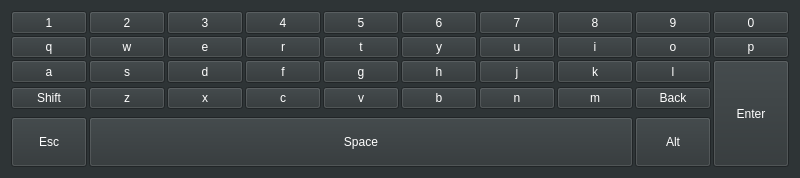
<?xml version="1.0" encoding="UTF-8"?>
<ui version="4.0">
 <class>Keyboard</class>
 <widget class="QWidget" name="Keyboard">
  <property name="windowModality">
   <enum>Qt::NonModal</enum>
  </property>
  <property name="geometry">
   <rect>
    <x>0</x>
    <y>0</y>
    <width>800</width>
    <height>178</height>
   </rect>
  </property>
  <property name="minimumSize">
   <size>
    <width>200</width>
    <height>0</height>
   </size>
  </property>
  <property name="baseSize">
   <size>
    <width>800</width>
    <height>240</height>
   </size>
  </property>
  <property name="palette">
   <palette>
    <active>
     <colorrole role="WindowText">
      <brush brushstyle="SolidPattern">
       <color alpha="255">
        <red>255</red>
        <green>255</green>
        <blue>255</blue>
       </color>
      </brush>
     </colorrole>
     <colorrole role="Button">
      <brush brushstyle="SolidPattern">
       <color alpha="255">
        <red>46</red>
        <green>52</green>
        <blue>54</blue>
       </color>
      </brush>
     </colorrole>
     <colorrole role="Light">
      <brush brushstyle="SolidPattern">
       <color alpha="255">
        <red>69</red>
        <green>78</green>
        <blue>81</blue>
       </color>
      </brush>
     </colorrole>
     <colorrole role="Midlight">
      <brush brushstyle="SolidPattern">
       <color alpha="255">
        <red>57</red>
        <green>65</green>
        <blue>67</blue>
       </color>
      </brush>
     </colorrole>
     <colorrole role="Dark">
      <brush brushstyle="SolidPattern">
       <color alpha="255">
        <red>23</red>
        <green>26</green>
        <blue>27</blue>
       </color>
      </brush>
     </colorrole>
     <colorrole role="Mid">
      <brush brushstyle="SolidPattern">
       <color alpha="255">
        <red>30</red>
        <green>34</green>
        <blue>36</blue>
       </color>
      </brush>
     </colorrole>
     <colorrole role="Text">
      <brush brushstyle="SolidPattern">
       <color alpha="255">
        <red>255</red>
        <green>255</green>
        <blue>255</blue>
       </color>
      </brush>
     </colorrole>
     <colorrole role="BrightText">
      <brush brushstyle="SolidPattern">
       <color alpha="255">
        <red>255</red>
        <green>255</green>
        <blue>255</blue>
       </color>
      </brush>
     </colorrole>
     <colorrole role="ButtonText">
      <brush brushstyle="SolidPattern">
       <color alpha="255">
        <red>255</red>
        <green>255</green>
        <blue>255</blue>
       </color>
      </brush>
     </colorrole>
     <colorrole role="Base">
      <brush brushstyle="SolidPattern">
       <color alpha="255">
        <red>0</red>
        <green>0</green>
        <blue>0</blue>
       </color>
      </brush>
     </colorrole>
     <colorrole role="Window">
      <brush brushstyle="SolidPattern">
       <color alpha="255">
        <red>46</red>
        <green>52</green>
        <blue>54</blue>
       </color>
      </brush>
     </colorrole>
     <colorrole role="Shadow">
      <brush brushstyle="SolidPattern">
       <color alpha="255">
        <red>0</red>
        <green>0</green>
        <blue>0</blue>
       </color>
      </brush>
     </colorrole>
     <colorrole role="AlternateBase">
      <brush brushstyle="SolidPattern">
       <color alpha="255">
        <red>23</red>
        <green>26</green>
        <blue>27</blue>
       </color>
      </brush>
     </colorrole>
     <colorrole role="ToolTipBase">
      <brush brushstyle="SolidPattern">
       <color alpha="255">
        <red>255</red>
        <green>255</green>
        <blue>220</blue>
       </color>
      </brush>
     </colorrole>
     <colorrole role="ToolTipText">
      <brush brushstyle="SolidPattern">
       <color alpha="255">
        <red>0</red>
        <green>0</green>
        <blue>0</blue>
       </color>
      </brush>
     </colorrole>
    </active>
    <inactive>
     <colorrole role="WindowText">
      <brush brushstyle="SolidPattern">
       <color alpha="255">
        <red>255</red>
        <green>255</green>
        <blue>255</blue>
       </color>
      </brush>
     </colorrole>
     <colorrole role="Button">
      <brush brushstyle="SolidPattern">
       <color alpha="255">
        <red>46</red>
        <green>52</green>
        <blue>54</blue>
       </color>
      </brush>
     </colorrole>
     <colorrole role="Light">
      <brush brushstyle="SolidPattern">
       <color alpha="255">
        <red>69</red>
        <green>78</green>
        <blue>81</blue>
       </color>
      </brush>
     </colorrole>
     <colorrole role="Midlight">
      <brush brushstyle="SolidPattern">
       <color alpha="255">
        <red>57</red>
        <green>65</green>
        <blue>67</blue>
       </color>
      </brush>
     </colorrole>
     <colorrole role="Dark">
      <brush brushstyle="SolidPattern">
       <color alpha="255">
        <red>23</red>
        <green>26</green>
        <blue>27</blue>
       </color>
      </brush>
     </colorrole>
     <colorrole role="Mid">
      <brush brushstyle="SolidPattern">
       <color alpha="255">
        <red>30</red>
        <green>34</green>
        <blue>36</blue>
       </color>
      </brush>
     </colorrole>
     <colorrole role="Text">
      <brush brushstyle="SolidPattern">
       <color alpha="255">
        <red>255</red>
        <green>255</green>
        <blue>255</blue>
       </color>
      </brush>
     </colorrole>
     <colorrole role="BrightText">
      <brush brushstyle="SolidPattern">
       <color alpha="255">
        <red>255</red>
        <green>255</green>
        <blue>255</blue>
       </color>
      </brush>
     </colorrole>
     <colorrole role="ButtonText">
      <brush brushstyle="SolidPattern">
       <color alpha="255">
        <red>255</red>
        <green>255</green>
        <blue>255</blue>
       </color>
      </brush>
     </colorrole>
     <colorrole role="Base">
      <brush brushstyle="SolidPattern">
       <color alpha="255">
        <red>0</red>
        <green>0</green>
        <blue>0</blue>
       </color>
      </brush>
     </colorrole>
     <colorrole role="Window">
      <brush brushstyle="SolidPattern">
       <color alpha="255">
        <red>46</red>
        <green>52</green>
        <blue>54</blue>
       </color>
      </brush>
     </colorrole>
     <colorrole role="Shadow">
      <brush brushstyle="SolidPattern">
       <color alpha="255">
        <red>0</red>
        <green>0</green>
        <blue>0</blue>
       </color>
      </brush>
     </colorrole>
     <colorrole role="AlternateBase">
      <brush brushstyle="SolidPattern">
       <color alpha="255">
        <red>23</red>
        <green>26</green>
        <blue>27</blue>
       </color>
      </brush>
     </colorrole>
     <colorrole role="ToolTipBase">
      <brush brushstyle="SolidPattern">
       <color alpha="255">
        <red>255</red>
        <green>255</green>
        <blue>220</blue>
       </color>
      </brush>
     </colorrole>
     <colorrole role="ToolTipText">
      <brush brushstyle="SolidPattern">
       <color alpha="255">
        <red>0</red>
        <green>0</green>
        <blue>0</blue>
       </color>
      </brush>
     </colorrole>
    </inactive>
    <disabled>
     <colorrole role="WindowText">
      <brush brushstyle="SolidPattern">
       <color alpha="255">
        <red>23</red>
        <green>26</green>
        <blue>27</blue>
       </color>
      </brush>
     </colorrole>
     <colorrole role="Button">
      <brush brushstyle="SolidPattern">
       <color alpha="255">
        <red>46</red>
        <green>52</green>
        <blue>54</blue>
       </color>
      </brush>
     </colorrole>
     <colorrole role="Light">
      <brush brushstyle="SolidPattern">
       <color alpha="255">
        <red>69</red>
        <green>78</green>
        <blue>81</blue>
       </color>
      </brush>
     </colorrole>
     <colorrole role="Midlight">
      <brush brushstyle="SolidPattern">
       <color alpha="255">
        <red>57</red>
        <green>65</green>
        <blue>67</blue>
       </color>
      </brush>
     </colorrole>
     <colorrole role="Dark">
      <brush brushstyle="SolidPattern">
       <color alpha="255">
        <red>23</red>
        <green>26</green>
        <blue>27</blue>
       </color>
      </brush>
     </colorrole>
     <colorrole role="Mid">
      <brush brushstyle="SolidPattern">
       <color alpha="255">
        <red>30</red>
        <green>34</green>
        <blue>36</blue>
       </color>
      </brush>
     </colorrole>
     <colorrole role="Text">
      <brush brushstyle="SolidPattern">
       <color alpha="255">
        <red>23</red>
        <green>26</green>
        <blue>27</blue>
       </color>
      </brush>
     </colorrole>
     <colorrole role="BrightText">
      <brush brushstyle="SolidPattern">
       <color alpha="255">
        <red>255</red>
        <green>255</green>
        <blue>255</blue>
       </color>
      </brush>
     </colorrole>
     <colorrole role="ButtonText">
      <brush brushstyle="SolidPattern">
       <color alpha="255">
        <red>23</red>
        <green>26</green>
        <blue>27</blue>
       </color>
      </brush>
     </colorrole>
     <colorrole role="Base">
      <brush brushstyle="SolidPattern">
       <color alpha="255">
        <red>46</red>
        <green>52</green>
        <blue>54</blue>
       </color>
      </brush>
     </colorrole>
     <colorrole role="Window">
      <brush brushstyle="SolidPattern">
       <color alpha="255">
        <red>46</red>
        <green>52</green>
        <blue>54</blue>
       </color>
      </brush>
     </colorrole>
     <colorrole role="Shadow">
      <brush brushstyle="SolidPattern">
       <color alpha="255">
        <red>0</red>
        <green>0</green>
        <blue>0</blue>
       </color>
      </brush>
     </colorrole>
     <colorrole role="AlternateBase">
      <brush brushstyle="SolidPattern">
       <color alpha="255">
        <red>46</red>
        <green>52</green>
        <blue>54</blue>
       </color>
      </brush>
     </colorrole>
     <colorrole role="ToolTipBase">
      <brush brushstyle="SolidPattern">
       <color alpha="255">
        <red>255</red>
        <green>255</green>
        <blue>220</blue>
       </color>
      </brush>
     </colorrole>
     <colorrole role="ToolTipText">
      <brush brushstyle="SolidPattern">
       <color alpha="255">
        <red>0</red>
        <green>0</green>
        <blue>0</blue>
       </color>
      </brush>
     </colorrole>
    </disabled>
   </palette>
  </property>
  <property name="windowTitle">
   <string notr="true">Keyboard</string>
  </property>
  <property name="styleSheet">
   <string notr="true"/>
  </property>
  <layout class="QVBoxLayout" name="verticalLayout">
   <item>
    <layout class="QGridLayout" name="gridLayout">
     <property name="spacing">
      <number>2</number>
     </property>
     <item row="3" column="4">
      <widget class="QPushButton" name="Buttong">
       <property name="sizePolicy">
        <sizepolicy hsizetype="Expanding" vsizetype="Expanding">
         <horstretch>0</horstretch>
         <verstretch>0</verstretch>
        </sizepolicy>
       </property>
       <property name="minimumSize">
        <size>
         <width>20</width>
         <height>0</height>
        </size>
       </property>
       <property name="focusPolicy">
        <enum>Qt::NoFocus</enum>
       </property>
       <property name="text">
        <string>g</string>
       </property>
      </widget>
     </item>
     <item row="1" column="6">
      <widget class="QPushButton" name="Buttonu">
       <property name="sizePolicy">
        <sizepolicy hsizetype="Expanding" vsizetype="Expanding">
         <horstretch>0</horstretch>
         <verstretch>0</verstretch>
        </sizepolicy>
       </property>
       <property name="minimumSize">
        <size>
         <width>20</width>
         <height>0</height>
        </size>
       </property>
       <property name="focusPolicy">
        <enum>Qt::NoFocus</enum>
       </property>
       <property name="text">
        <string>u</string>
       </property>
      </widget>
     </item>
     <item row="5" column="4">
      <widget class="QPushButton" name="Buttonv">
       <property name="sizePolicy">
        <sizepolicy hsizetype="Expanding" vsizetype="Expanding">
         <horstretch>0</horstretch>
         <verstretch>0</verstretch>
        </sizepolicy>
       </property>
       <property name="minimumSize">
        <size>
         <width>20</width>
         <height>0</height>
        </size>
       </property>
       <property name="focusPolicy">
        <enum>Qt::NoFocus</enum>
       </property>
       <property name="text">
        <string>v</string>
       </property>
      </widget>
     </item>
     <item row="1" column="5">
      <widget class="QPushButton" name="Buttony">
       <property name="sizePolicy">
        <sizepolicy hsizetype="Expanding" vsizetype="Expanding">
         <horstretch>0</horstretch>
         <verstretch>0</verstretch>
        </sizepolicy>
       </property>
       <property name="minimumSize">
        <size>
         <width>20</width>
         <height>0</height>
        </size>
       </property>
       <property name="focusPolicy">
        <enum>Qt::NoFocus</enum>
       </property>
       <property name="text">
        <string>y</string>
       </property>
      </widget>
     </item>
     <item row="5" column="2">
      <widget class="QPushButton" name="Buttonx">
       <property name="sizePolicy">
        <sizepolicy hsizetype="Expanding" vsizetype="Expanding">
         <horstretch>0</horstretch>
         <verstretch>0</verstretch>
        </sizepolicy>
       </property>
       <property name="minimumSize">
        <size>
         <width>20</width>
         <height>0</height>
        </size>
       </property>
       <property name="focusPolicy">
        <enum>Qt::NoFocus</enum>
       </property>
       <property name="text">
        <string>x</string>
       </property>
      </widget>
     </item>
     <item row="1" column="1">
      <widget class="QPushButton" name="Buttonw">
       <property name="sizePolicy">
        <sizepolicy hsizetype="Expanding" vsizetype="Expanding">
         <horstretch>0</horstretch>
         <verstretch>0</verstretch>
        </sizepolicy>
       </property>
       <property name="minimumSize">
        <size>
         <width>20</width>
         <height>0</height>
        </size>
       </property>
       <property name="focusPolicy">
        <enum>Qt::NoFocus</enum>
       </property>
       <property name="text">
        <string>w</string>
       </property>
      </widget>
     </item>
     <item row="0" column="3">
      <widget class="QPushButton" name="Button4">
       <property name="sizePolicy">
        <sizepolicy hsizetype="Expanding" vsizetype="Expanding">
         <horstretch>0</horstretch>
         <verstretch>0</verstretch>
        </sizepolicy>
       </property>
       <property name="minimumSize">
        <size>
         <width>20</width>
         <height>0</height>
        </size>
       </property>
       <property name="focusPolicy">
        <enum>Qt::NoFocus</enum>
       </property>
       <property name="text">
        <string>4</string>
       </property>
      </widget>
     </item>
     <item row="1" column="9">
      <widget class="QPushButton" name="Buttono">
       <property name="sizePolicy">
        <sizepolicy hsizetype="Expanding" vsizetype="Expanding">
         <horstretch>0</horstretch>
         <verstretch>0</verstretch>
        </sizepolicy>
       </property>
       <property name="minimumSize">
        <size>
         <width>20</width>
         <height>0</height>
        </size>
       </property>
       <property name="focusPolicy">
        <enum>Qt::NoFocus</enum>
       </property>
       <property name="text">
        <string>o</string>
       </property>
      </widget>
     </item>
     <item row="3" column="2">
      <widget class="QPushButton" name="Buttond">
       <property name="sizePolicy">
        <sizepolicy hsizetype="Expanding" vsizetype="Expanding">
         <horstretch>0</horstretch>
         <verstretch>0</verstretch>
        </sizepolicy>
       </property>
       <property name="minimumSize">
        <size>
         <width>20</width>
         <height>0</height>
        </size>
       </property>
       <property name="focusPolicy">
        <enum>Qt::NoFocus</enum>
       </property>
       <property name="text">
        <string>d</string>
       </property>
      </widget>
     </item>
     <item row="3" column="9">
      <widget class="QPushButton" name="Buttonl">
       <property name="sizePolicy">
        <sizepolicy hsizetype="Expanding" vsizetype="Expanding">
         <horstretch>0</horstretch>
         <verstretch>0</verstretch>
        </sizepolicy>
       </property>
       <property name="minimumSize">
        <size>
         <width>20</width>
         <height>0</height>
        </size>
       </property>
       <property name="focusPolicy">
        <enum>Qt::NoFocus</enum>
       </property>
       <property name="text">
        <string>l</string>
       </property>
      </widget>
     </item>
     <item row="1" column="3">
      <widget class="QPushButton" name="Buttonr">
       <property name="sizePolicy">
        <sizepolicy hsizetype="Expanding" vsizetype="Expanding">
         <horstretch>0</horstretch>
         <verstretch>0</verstretch>
        </sizepolicy>
       </property>
       <property name="minimumSize">
        <size>
         <width>20</width>
         <height>0</height>
        </size>
       </property>
       <property name="focusPolicy">
        <enum>Qt::NoFocus</enum>
       </property>
       <property name="text">
        <string>r</string>
       </property>
      </widget>
     </item>
     <item row="1" column="7">
      <widget class="QPushButton" name="Buttoni">
       <property name="sizePolicy">
        <sizepolicy hsizetype="Expanding" vsizetype="Expanding">
         <horstretch>0</horstretch>
         <verstretch>0</verstretch>
        </sizepolicy>
       </property>
       <property name="minimumSize">
        <size>
         <width>20</width>
         <height>0</height>
        </size>
       </property>
       <property name="focusPolicy">
        <enum>Qt::NoFocus</enum>
       </property>
       <property name="text">
        <string>i</string>
       </property>
      </widget>
     </item>
     <item row="0" column="0">
      <widget class="QPushButton" name="Button1">
       <property name="sizePolicy">
        <sizepolicy hsizetype="Expanding" vsizetype="Expanding">
         <horstretch>0</horstretch>
         <verstretch>0</verstretch>
        </sizepolicy>
       </property>
       <property name="minimumSize">
        <size>
         <width>20</width>
         <height>0</height>
        </size>
       </property>
       <property name="focusPolicy">
        <enum>Qt::NoFocus</enum>
       </property>
       <property name="text">
        <string>1</string>
       </property>
      </widget>
     </item>
     <item row="0" column="10">
      <widget class="QPushButton" name="Button0">
       <property name="sizePolicy">
        <sizepolicy hsizetype="Expanding" vsizetype="Expanding">
         <horstretch>0</horstretch>
         <verstretch>0</verstretch>
        </sizepolicy>
       </property>
       <property name="minimumSize">
        <size>
         <width>20</width>
         <height>0</height>
        </size>
       </property>
       <property name="focusPolicy">
        <enum>Qt::NoFocus</enum>
       </property>
       <property name="text">
        <string>0</string>
       </property>
      </widget>
     </item>
     <item row="1" column="4">
      <widget class="QPushButton" name="Buttont">
       <property name="sizePolicy">
        <sizepolicy hsizetype="Expanding" vsizetype="Expanding">
         <horstretch>0</horstretch>
         <verstretch>0</verstretch>
        </sizepolicy>
       </property>
       <property name="minimumSize">
        <size>
         <width>20</width>
         <height>0</height>
        </size>
       </property>
       <property name="focusPolicy">
        <enum>Qt::NoFocus</enum>
       </property>
       <property name="text">
        <string>t</string>
       </property>
      </widget>
     </item>
     <item row="0" column="6">
      <widget class="QPushButton" name="Button7">
       <property name="sizePolicy">
        <sizepolicy hsizetype="Expanding" vsizetype="Expanding">
         <horstretch>0</horstretch>
         <verstretch>0</verstretch>
        </sizepolicy>
       </property>
       <property name="minimumSize">
        <size>
         <width>20</width>
         <height>0</height>
        </size>
       </property>
       <property name="focusPolicy">
        <enum>Qt::NoFocus</enum>
       </property>
       <property name="text">
        <string>7</string>
       </property>
      </widget>
     </item>
     <item row="0" column="5">
      <widget class="QPushButton" name="Button6">
       <property name="sizePolicy">
        <sizepolicy hsizetype="Expanding" vsizetype="Expanding">
         <horstretch>0</horstretch>
         <verstretch>0</verstretch>
        </sizepolicy>
       </property>
       <property name="minimumSize">
        <size>
         <width>20</width>
         <height>0</height>
        </size>
       </property>
       <property name="focusPolicy">
        <enum>Qt::NoFocus</enum>
       </property>
       <property name="text">
        <string>6</string>
       </property>
      </widget>
     </item>
     <item row="5" column="1">
      <widget class="QPushButton" name="Buttonz">
       <property name="sizePolicy">
        <sizepolicy hsizetype="Expanding" vsizetype="Expanding">
         <horstretch>0</horstretch>
         <verstretch>0</verstretch>
        </sizepolicy>
       </property>
       <property name="minimumSize">
        <size>
         <width>20</width>
         <height>0</height>
        </size>
       </property>
       <property name="focusPolicy">
        <enum>Qt::NoFocus</enum>
       </property>
       <property name="text">
        <string>z</string>
       </property>
      </widget>
     </item>
     <item row="5" column="5">
      <widget class="QPushButton" name="Buttonb">
       <property name="sizePolicy">
        <sizepolicy hsizetype="Expanding" vsizetype="Expanding">
         <horstretch>0</horstretch>
         <verstretch>0</verstretch>
        </sizepolicy>
       </property>
       <property name="minimumSize">
        <size>
         <width>20</width>
         <height>0</height>
        </size>
       </property>
       <property name="focusPolicy">
        <enum>Qt::NoFocus</enum>
       </property>
       <property name="text">
        <string>b</string>
       </property>
      </widget>
     </item>
     <item row="3" column="0">
      <widget class="QPushButton" name="Buttona">
       <property name="sizePolicy">
        <sizepolicy hsizetype="Expanding" vsizetype="Expanding">
         <horstretch>0</horstretch>
         <verstretch>0</verstretch>
        </sizepolicy>
       </property>
       <property name="minimumSize">
        <size>
         <width>20</width>
         <height>0</height>
        </size>
       </property>
       <property name="focusPolicy">
        <enum>Qt::NoFocus</enum>
       </property>
       <property name="text">
        <string>a</string>
       </property>
      </widget>
     </item>
     <item row="1" column="2">
      <widget class="QPushButton" name="Buttone">
       <property name="sizePolicy">
        <sizepolicy hsizetype="Expanding" vsizetype="Expanding">
         <horstretch>0</horstretch>
         <verstretch>0</verstretch>
        </sizepolicy>
       </property>
       <property name="minimumSize">
        <size>
         <width>20</width>
         <height>0</height>
        </size>
       </property>
       <property name="focusPolicy">
        <enum>Qt::NoFocus</enum>
       </property>
       <property name="text">
        <string>e</string>
       </property>
      </widget>
     </item>
     <item row="5" column="3">
      <widget class="QPushButton" name="Buttonc">
       <property name="sizePolicy">
        <sizepolicy hsizetype="Expanding" vsizetype="Expanding">
         <horstretch>0</horstretch>
         <verstretch>0</verstretch>
        </sizepolicy>
       </property>
       <property name="minimumSize">
        <size>
         <width>20</width>
         <height>0</height>
        </size>
       </property>
       <property name="focusPolicy">
        <enum>Qt::NoFocus</enum>
       </property>
       <property name="text">
        <string>c</string>
       </property>
      </widget>
     </item>
     <item row="3" column="5">
      <widget class="QPushButton" name="Buttonh">
       <property name="sizePolicy">
        <sizepolicy hsizetype="Expanding" vsizetype="Expanding">
         <horstretch>0</horstretch>
         <verstretch>0</verstretch>
        </sizepolicy>
       </property>
       <property name="minimumSize">
        <size>
         <width>20</width>
         <height>0</height>
        </size>
       </property>
       <property name="focusPolicy">
        <enum>Qt::NoFocus</enum>
       </property>
       <property name="text">
        <string>h</string>
       </property>
      </widget>
     </item>
     <item row="3" column="1">
      <widget class="QPushButton" name="Buttons">
       <property name="sizePolicy">
        <sizepolicy hsizetype="Expanding" vsizetype="Expanding">
         <horstretch>0</horstretch>
         <verstretch>0</verstretch>
        </sizepolicy>
       </property>
       <property name="minimumSize">
        <size>
         <width>20</width>
         <height>0</height>
        </size>
       </property>
       <property name="focusPolicy">
        <enum>Qt::NoFocus</enum>
       </property>
       <property name="text">
        <string>s</string>
       </property>
      </widget>
     </item>
     <item row="0" column="2">
      <widget class="QPushButton" name="Button3">
       <property name="sizePolicy">
        <sizepolicy hsizetype="Expanding" vsizetype="Expanding">
         <horstretch>0</horstretch>
         <verstretch>0</verstretch>
        </sizepolicy>
       </property>
       <property name="minimumSize">
        <size>
         <width>20</width>
         <height>0</height>
        </size>
       </property>
       <property name="focusPolicy">
        <enum>Qt::NoFocus</enum>
       </property>
       <property name="text">
        <string>3</string>
       </property>
      </widget>
     </item>
     <item row="1" column="0">
      <widget class="QPushButton" name="Buttonq">
       <property name="sizePolicy">
        <sizepolicy hsizetype="Expanding" vsizetype="Expanding">
         <horstretch>0</horstretch>
         <verstretch>0</verstretch>
        </sizepolicy>
       </property>
       <property name="minimumSize">
        <size>
         <width>20</width>
         <height>0</height>
        </size>
       </property>
       <property name="focusPolicy">
        <enum>Qt::NoFocus</enum>
       </property>
       <property name="text">
        <string>q</string>
       </property>
      </widget>
     </item>
     <item row="3" column="6">
      <widget class="QPushButton" name="Buttonj">
       <property name="sizePolicy">
        <sizepolicy hsizetype="Expanding" vsizetype="Expanding">
         <horstretch>0</horstretch>
         <verstretch>0</verstretch>
        </sizepolicy>
       </property>
       <property name="minimumSize">
        <size>
         <width>20</width>
         <height>0</height>
        </size>
       </property>
       <property name="focusPolicy">
        <enum>Qt::NoFocus</enum>
       </property>
       <property name="text">
        <string>j</string>
       </property>
      </widget>
     </item>
     <item row="3" column="3">
      <widget class="QPushButton" name="Buttonf">
       <property name="sizePolicy">
        <sizepolicy hsizetype="Expanding" vsizetype="Expanding">
         <horstretch>0</horstretch>
         <verstretch>0</verstretch>
        </sizepolicy>
       </property>
       <property name="minimumSize">
        <size>
         <width>20</width>
         <height>0</height>
        </size>
       </property>
       <property name="focusPolicy">
        <enum>Qt::NoFocus</enum>
       </property>
       <property name="text">
        <string>f</string>
       </property>
      </widget>
     </item>
     <item row="0" column="9">
      <widget class="QPushButton" name="Button9">
       <property name="sizePolicy">
        <sizepolicy hsizetype="Expanding" vsizetype="Expanding">
         <horstretch>0</horstretch>
         <verstretch>0</verstretch>
        </sizepolicy>
       </property>
       <property name="minimumSize">
        <size>
         <width>20</width>
         <height>0</height>
        </size>
       </property>
       <property name="focusPolicy">
        <enum>Qt::NoFocus</enum>
       </property>
       <property name="text">
        <string>9</string>
       </property>
      </widget>
     </item>
     <item row="3" column="10" rowspan="7">
      <widget class="QPushButton" name="enterButton">
       <property name="sizePolicy">
        <sizepolicy hsizetype="Expanding" vsizetype="Expanding">
         <horstretch>0</horstretch>
         <verstretch>0</verstretch>
        </sizepolicy>
       </property>
       <property name="minimumSize">
        <size>
         <width>20</width>
         <height>0</height>
        </size>
       </property>
       <property name="focusPolicy">
        <enum>Qt::NoFocus</enum>
       </property>
       <property name="text">
        <string>Enter</string>
       </property>
      </widget>
     </item>
     <item row="5" column="6">
      <widget class="QPushButton" name="Buttonn">
       <property name="sizePolicy">
        <sizepolicy hsizetype="Expanding" vsizetype="Expanding">
         <horstretch>0</horstretch>
         <verstretch>0</verstretch>
        </sizepolicy>
       </property>
       <property name="minimumSize">
        <size>
         <width>20</width>
         <height>0</height>
        </size>
       </property>
       <property name="focusPolicy">
        <enum>Qt::NoFocus</enum>
       </property>
       <property name="text">
        <string>n</string>
       </property>
      </widget>
     </item>
     <item row="9" column="1" colspan="7">
      <widget class="QPushButton" name="spaceButton">
       <property name="minimumSize">
        <size>
         <width>20</width>
         <height>50</height>
        </size>
       </property>
       <property name="text">
        <string>Space</string>
       </property>
      </widget>
     </item>
     <item row="9" column="9">
      <widget class="QPushButton" name="altButton">
       <property name="sizePolicy">
        <sizepolicy hsizetype="Expanding" vsizetype="Expanding">
         <horstretch>0</horstretch>
         <verstretch>0</verstretch>
        </sizepolicy>
       </property>
       <property name="minimumSize">
        <size>
         <width>20</width>
         <height>0</height>
        </size>
       </property>
       <property name="text">
        <string>Alt</string>
       </property>
      </widget>
     </item>
     <item row="5" column="9">
      <widget class="QPushButton" name="backButton">
       <property name="sizePolicy">
        <sizepolicy hsizetype="Expanding" vsizetype="Expanding">
         <horstretch>0</horstretch>
         <verstretch>0</verstretch>
        </sizepolicy>
       </property>
       <property name="minimumSize">
        <size>
         <width>20</width>
         <height>0</height>
        </size>
       </property>
       <property name="text">
        <string>Back</string>
       </property>
      </widget>
     </item>
     <item row="0" column="4">
      <widget class="QPushButton" name="Button5">
       <property name="sizePolicy">
        <sizepolicy hsizetype="Expanding" vsizetype="Expanding">
         <horstretch>0</horstretch>
         <verstretch>0</verstretch>
        </sizepolicy>
       </property>
       <property name="minimumSize">
        <size>
         <width>20</width>
         <height>0</height>
        </size>
       </property>
       <property name="focusPolicy">
        <enum>Qt::NoFocus</enum>
       </property>
       <property name="text">
        <string>5</string>
       </property>
      </widget>
     </item>
     <item row="3" column="7">
      <widget class="QPushButton" name="Buttonk">
       <property name="sizePolicy">
        <sizepolicy hsizetype="Expanding" vsizetype="Expanding">
         <horstretch>0</horstretch>
         <verstretch>0</verstretch>
        </sizepolicy>
       </property>
       <property name="minimumSize">
        <size>
         <width>20</width>
         <height>0</height>
        </size>
       </property>
       <property name="focusPolicy">
        <enum>Qt::NoFocus</enum>
       </property>
       <property name="text">
        <string>k</string>
       </property>
      </widget>
     </item>
     <item row="5" column="7">
      <widget class="QPushButton" name="Buttonm">
       <property name="sizePolicy">
        <sizepolicy hsizetype="Expanding" vsizetype="Expanding">
         <horstretch>0</horstretch>
         <verstretch>0</verstretch>
        </sizepolicy>
       </property>
       <property name="minimumSize">
        <size>
         <width>20</width>
         <height>0</height>
        </size>
       </property>
       <property name="focusPolicy">
        <enum>Qt::NoFocus</enum>
       </property>
       <property name="text">
        <string>m</string>
       </property>
      </widget>
     </item>
     <item row="0" column="7">
      <widget class="QPushButton" name="Button8">
       <property name="sizePolicy">
        <sizepolicy hsizetype="Expanding" vsizetype="Expanding">
         <horstretch>0</horstretch>
         <verstretch>0</verstretch>
        </sizepolicy>
       </property>
       <property name="minimumSize">
        <size>
         <width>20</width>
         <height>0</height>
        </size>
       </property>
       <property name="focusPolicy">
        <enum>Qt::NoFocus</enum>
       </property>
       <property name="text">
        <string>8</string>
       </property>
      </widget>
     </item>
     <item row="1" column="10">
      <widget class="QPushButton" name="Buttonp">
       <property name="sizePolicy">
        <sizepolicy hsizetype="Expanding" vsizetype="Expanding">
         <horstretch>0</horstretch>
         <verstretch>0</verstretch>
        </sizepolicy>
       </property>
       <property name="minimumSize">
        <size>
         <width>20</width>
         <height>0</height>
        </size>
       </property>
       <property name="focusPolicy">
        <enum>Qt::NoFocus</enum>
       </property>
       <property name="text">
        <string>p</string>
       </property>
      </widget>
     </item>
     <item row="0" column="1">
      <widget class="QPushButton" name="Button2">
       <property name="sizePolicy">
        <sizepolicy hsizetype="Expanding" vsizetype="Expanding">
         <horstretch>0</horstretch>
         <verstretch>0</verstretch>
        </sizepolicy>
       </property>
       <property name="minimumSize">
        <size>
         <width>20</width>
         <height>0</height>
        </size>
       </property>
       <property name="focusPolicy">
        <enum>Qt::NoFocus</enum>
       </property>
       <property name="text">
        <string>2</string>
       </property>
      </widget>
     </item>
     <item row="5" column="0">
      <widget class="QPushButton" name="shiftButton">
       <property name="sizePolicy">
        <sizepolicy hsizetype="Expanding" vsizetype="Expanding">
         <horstretch>0</horstretch>
         <verstretch>0</verstretch>
        </sizepolicy>
       </property>
       <property name="minimumSize">
        <size>
         <width>20</width>
         <height>0</height>
        </size>
       </property>
       <property name="styleSheet">
        <string notr="true"/>
       </property>
       <property name="text">
        <string>Shift</string>
       </property>
       <property name="checkable">
        <bool>false</bool>
       </property>
      </widget>
     </item>
     <item row="9" column="0">
      <widget class="QPushButton" name="escButton">
       <property name="sizePolicy">
        <sizepolicy hsizetype="Expanding" vsizetype="Expanding">
         <horstretch>0</horstretch>
         <verstretch>0</verstretch>
        </sizepolicy>
       </property>
       <property name="minimumSize">
        <size>
         <width>20</width>
         <height>0</height>
        </size>
       </property>
       <property name="focusPolicy">
        <enum>Qt::NoFocus</enum>
       </property>
       <property name="text">
        <string>Esc</string>
       </property>
       <property name="checkable">
        <bool>false</bool>
       </property>
       <property name="checked">
        <bool>false</bool>
       </property>
      </widget>
     </item>
    </layout>
   </item>
  </layout>
 </widget>
 <resources/>
 <connections/>
</ui>
